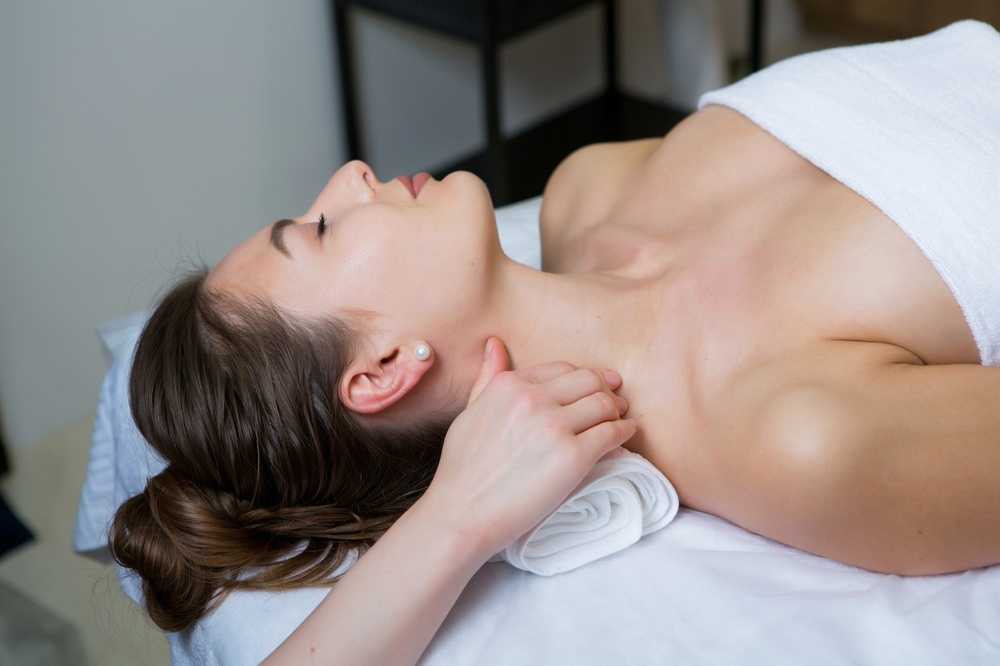
#> input picture lepasvakidrugidan/assets/images/about.jpg, 1000 x 666 px, shrunk from 2000 x 1333 before the run
$ python cutout.py ../../../../../lepasvakidrugidan/assets/images/about.jpg
#> lines starting #> are read from the running program, lines starting #| are printed output that depends on the picture
import numpy as np, sys, subprocess, os
from PIL import Image
from scipy import ndimage as ndi

SP='/private/tmp/claude-501/-Users-vladajovic-Developer-LEPA-SVAKI-DAN/bc2efc8a-11c4-49f0-aa07-b61dd8357a51/scratchpad'
OUT='/Users/vladajovic/Developer/LEPA SVAKI DAN/v2/_shared/img'

def clean_cutout(path, alpha_lo=6, alpha_hi=250, speck_area=300, speck_dist=20, w_span=130, w_off=10, verbose=True):
#> called with alpha_lo = 6, alpha_hi = 250, speck_area = 300, speck_dist = 20, w_span = 130, w_off = 10, verbose = True
    im=Image.open(path).convert('RGBA')
    a=np.array(im).astype(np.float32)
    rgb=a[...,:3]; al=a[...,3].copy()
#> after `al = a[..., 3].copy()`: al: shape (666, 1000) float32; every value is 255
    al0=al.copy()
    # 1. remove alpha noise + remove isolated floating specks
    m=al>alpha_lo
#> m: shape (666, 1000) bool; every value is 1
    lab,n=ndi.label(m, structure=np.ones((3,3)))
#> lab: shape (666, 1000) int32; every value is 1
#> n = 1
    areas=ndi.sum(m,lab,index=np.arange(1,n+1))
#> areas = [666000]
    main=np.argmax(areas)+1
#> main = 1
    dist_main=ndi.distance_transform_edt(lab!=main)
#> dist_main: shape (666, 1000) float64; every value is 0
    kill=np.zeros_like(m)
    removed=0
    for i,ar in enumerate(areas, start=1):
        if i==main: continue
        comp=lab==i
        if ar<speck_area and dist_main[comp].min()>speck_dist:
            kill|=comp; removed+=1
#> this loop made 1 pass
#> (i, ar) on pass 1: (1, 666000)
#> kill: shape (666, 1000) bool; every value is 0
#> after the loop, removed = 0
    if verbose: print('components',n,'removed specks',removed, 'main area',areas[main-1])
#| components 1 removed specks 0 main area 666000.0
    al[kill]=0
    # 2. levels: <=lo ->0, >=hi ->255
    al2=np.clip((al-alpha_lo)*255.0/(alpha_hi-alpha_lo),0,255)
    # 3. defringe / colour bleed
    solid=al0>=240
    d,(iy,ix)=ndi.distance_transform_edt(~solid, return_indices=True)
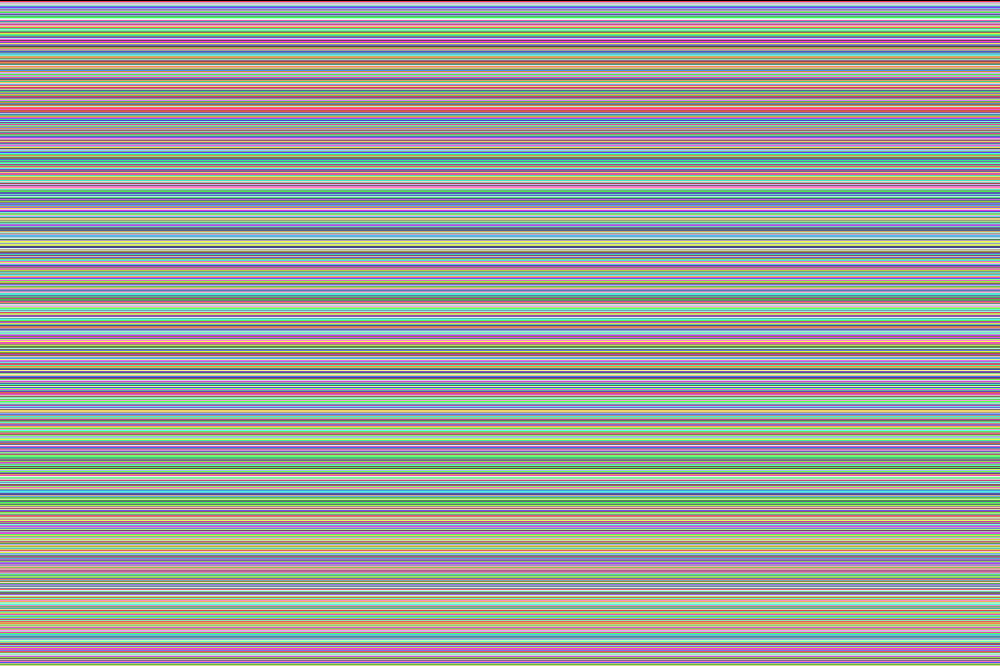
#> iy: shape (666, 1000) int32; 666 distinct labels, from 0 to 665; one colour per label, 0 black
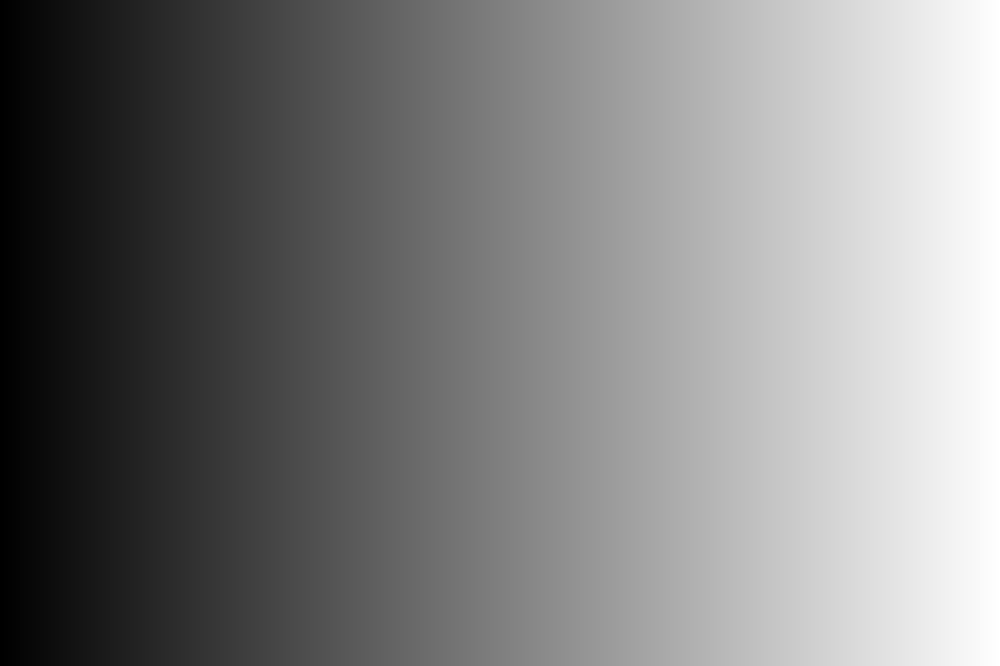
#> ix: shape (666, 1000) int32; min 0, max 999, mean 499.5; drawn with min black and max white
    near=rgb[iy,ix]
    w=np.clip((al0-w_off)/w_span,0,1)[...,None]
#> w: shape (666, 1000, 1) float32; every value is 1
    w[al0>=240]=1.0
    rgb2=w*rgb+(1-w)*near
    out=np.dstack([np.clip(rgb2,0,255),al2]).round().astype(np.uint8)
    return Image.fromarray(out,'RGBA')

def trim(im, thr=8, margin=4):
#> called with thr = 8, margin = 4
    al=np.array(im)[...,3]
#> al: shape (666, 1000); every value is 255
    ys,xs=np.where(al>thr)
    x0,y0,x1,y1=xs.min(),ys.min(),xs.max()+1,ys.max()+1
#> x0 = 0; y0 = 0; x1 = 1000; y1 = 666
    x0=max(0,x0-margin); y0=max(0,y0-margin); x1=min(im.width,x1+margin); y1=min(im.height,y1+margin)
    return im.crop((x0,y0,x1,y1)), (x0,y0,x1,y1)

if __name__=='__main__':
    src=sys.argv[1]
    im=clean_cutout(src)
    t,box=trim(im)
#> box = (0, 0, 1000, 666)
    print('trim box',box,'->',t.size)
#| trim box (0, 0, 1000, 666) -> (1000, 666)
    t.save(SP+'/work/hero-cutout-clean-full.png')

$ run again, on lepasvakidrugidan/assets/images/location-novi-beograd.jpg
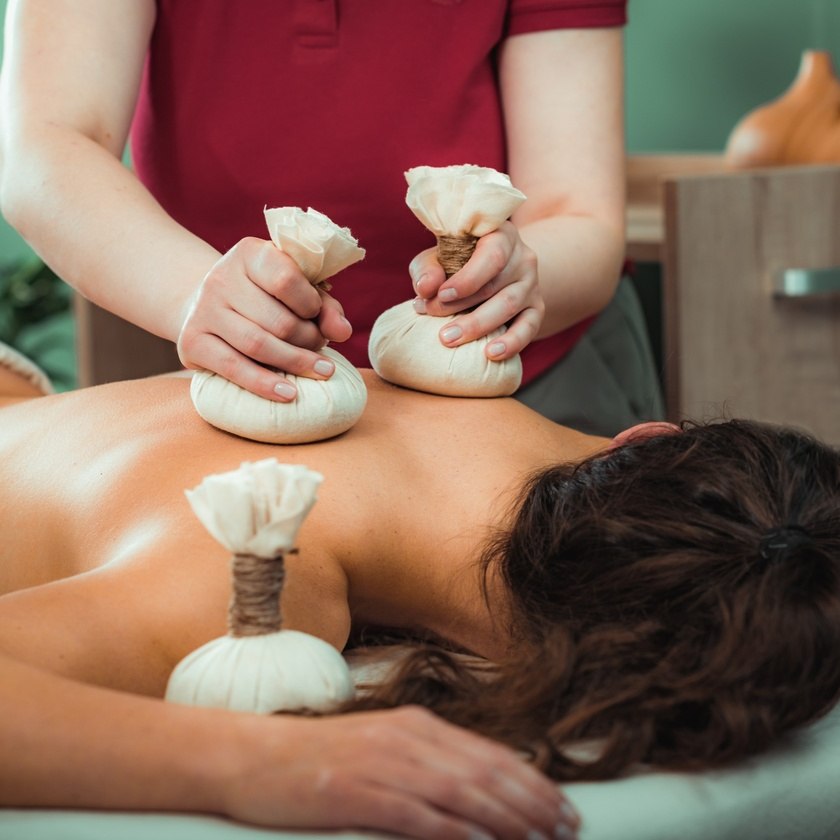
#> input picture lepasvakidrugidan/assets/images/location-novi-beograd.jpg, 840 x 840 px, shrunk from 2000 x 2000 before the run
#> m: shape (840, 840) bool; every value is 1
#> lab: shape (840, 840) int32; every value is 1
#> n = 1
#> areas = [705600]
#> main = 1
#> dist_main: shape (840, 840) float64; every value is 0
#> the loop in clean_cutout, `for i,ar in enumerate(areas, start=1):` made 1 pass
#> (i, ar) on pass 1: (1, 705600)
#> after the loop in clean_cutout, `for i,ar in enumerate(areas, start=1):`: removed = 0
#| components 1 removed specks 0 main area 705600.0
#> in clean_cutout, `d,(iy,ix)=ndi.distance_transform_edt(~solid, return_indices=True)`:
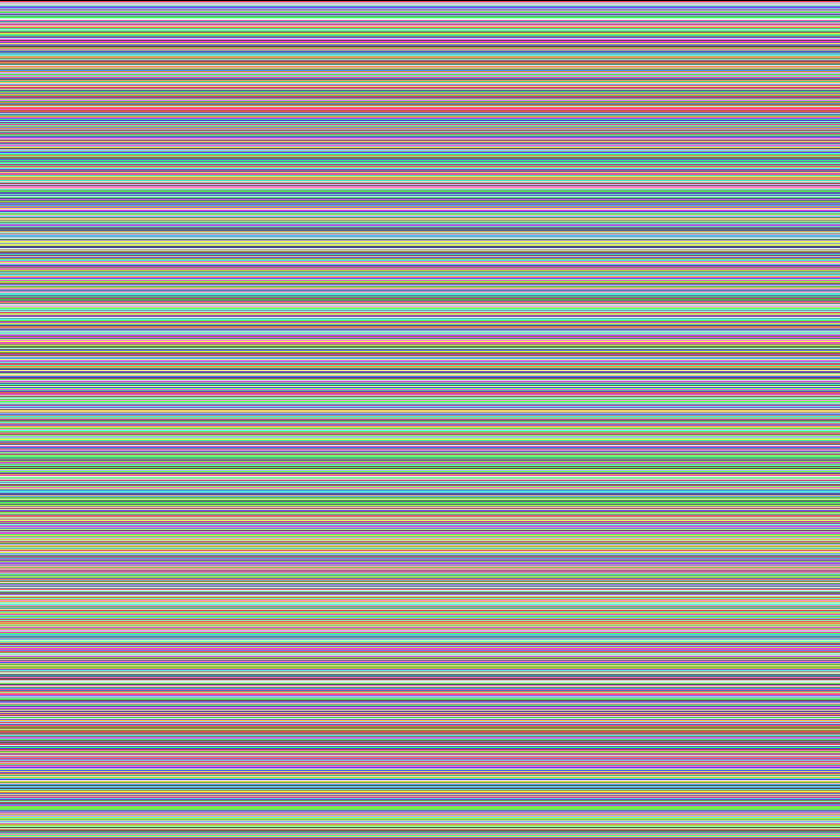
#> iy: shape (840, 840) int32; 840 distinct labels, from 0 to 839; one colour per label, 0 black
#> w: shape (840, 840, 1) float32; every value is 1
#> x1 = 840
#> box = (0, 0, 840, 840)
#| trim box (0, 0, 840, 840) -> (840, 840)

$ run again, on lepasvakidrugidan/assets/images/location-waterfront.jpg
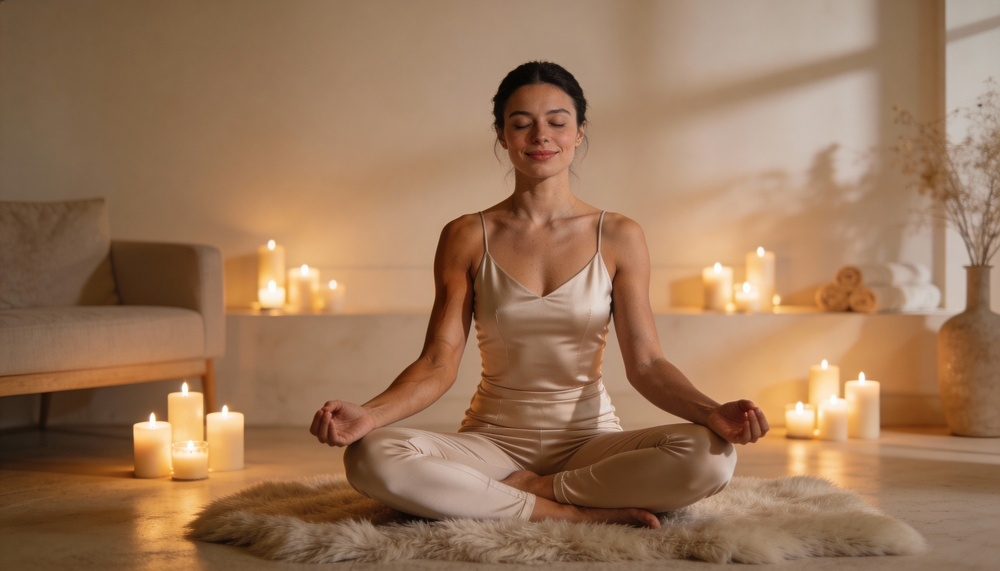
#> input picture lepasvakidrugidan/assets/images/location-waterfront.jpg, 1000 x 571 px, shrunk from 2000 x 1142 before the run
#> m: shape (571, 1000) bool; every value is 1
#> lab: shape (571, 1000) int32; every value is 1
#> n = 1
#> areas = [571000]
#> main = 1
#> dist_main: shape (571, 1000) float64; every value is 0
#> the loop in clean_cutout, `for i,ar in enumerate(areas, start=1):` made 1 pass
#> (i, ar) on pass 1: (1, 571000)
#> after the loop in clean_cutout, `for i,ar in enumerate(areas, start=1):`: removed = 0
#| components 1 removed specks 0 main area 571000.0
#> in clean_cutout, `d,(iy,ix)=ndi.distance_transform_edt(~solid, return_indices=True)`:
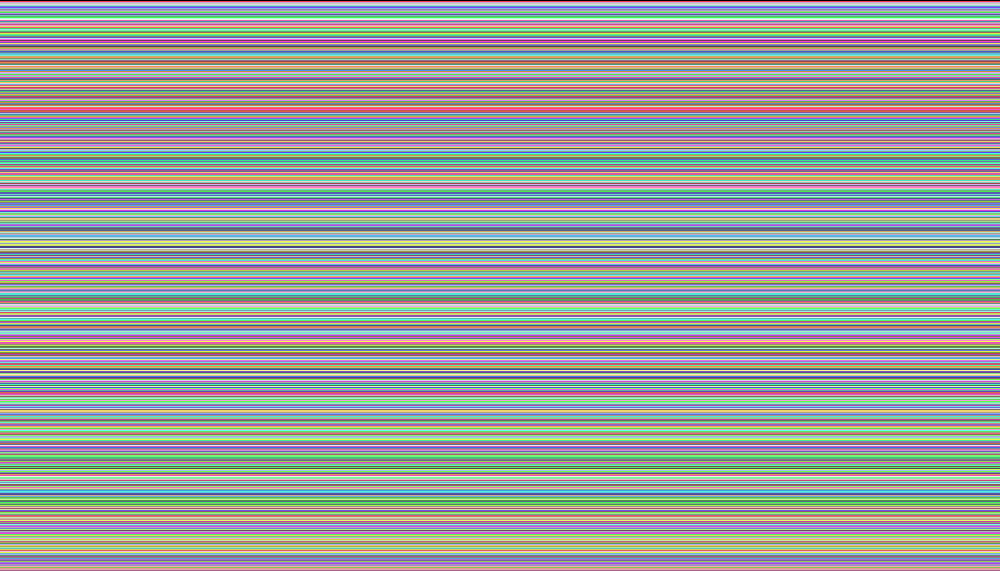
#> iy: shape (571, 1000) int32; 571 distinct labels, from 0 to 570; one colour per label, 0 black
#> w: shape (571, 1000, 1) float32; every value is 1
#> x1 = 1000; y1 = 571
#> box = (0, 0, 1000, 571)
#| trim box (0, 0, 1000, 571) -> (1000, 571)
